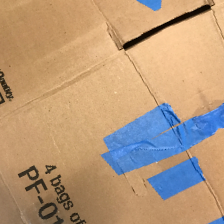
#> input picture dataset_removed/train/cardboard/cardboard_0017.jpg, 224 x 224 px
$ python feature_utils_v3.py ../../dataset_removed/train/cardboard/cardboard_0017.jpg   (older library calls are emulated)
#> lines starting #> are read from the running program, lines starting #| are printed output that depends on the picture; after the words box and inside, x2 and y2 are one past the last pixel; in counts of white or black regions, pixels touching at a corner belong together
#> further down, img is the input picture: shape (224, 224, 3); mean B, G, R 124.2, 153.6, 182.9
"""
feature_utils_v3.py
Sửa vấn đề: model học màu nền thay vì học vật thể
Chiến lược:
  1. Foreground mask (GrabCut / ellipse) → chỉ lấy features từ vùng VẬT THỂ
  2. Giảm trọng số HSV color (nền trắng gây bias)
  3. Tăng mạnh Texture features: LBP, Gabor, GLCM
  4. Edge features: Canny + contour complexity
  5. Augmentation thêm biến thể nền khác nhau
"""

import cv2
import numpy as np

try:
    from skimage.feature import local_binary_pattern
    HAS_SKIMAGE = True
except ImportError:
    HAS_SKIMAGE = False

IMG_SIZE = (128, 128)


# ═══════════════════════════════════════════════════════════
# FOREGROUND MASKING — loại bỏ ảnh hưởng của nền
# ═══════════════════════════════════════════════════════════

def get_foreground_mask(img_rgb: np.ndarray, method='auto') -> np.ndarray:
    """
    Tách vật thể khỏi nền.
    method='grabcut' → chính xác hơn nhưng chậm hơn
    method='threshold' → nhanh, hiệu quả với nền trắng/đơn sắc
    method='auto' → thử threshold trước, fallback sang ellipse
    """
#> called with method = 'auto'
    h, w = img_rgb.shape[:2]
#> h = 128; w = 128

    if method == 'grabcut':
        return _grabcut_mask(img_rgb)

    if method in ('threshold', 'auto'):
        mask = _threshold_mask(img_rgb)
        fg_ratio = mask.sum() / (h * w * 255)
        # Nếu threshold cho quá ít hoặc quá nhiều vùng foreground → dùng ellipse
        if 0.10 < fg_ratio < 0.85:
            return mask

    # Fallback: ellipse crop (tránh 4 góc thường là nền)
    return _ellipse_mask(h, w)


def _threshold_mask(img_rgb: np.ndarray) -> np.ndarray:
    """
    Hiệu quả với nền TRẮNG, NỀN ĐƠN SẮC, NỀN SÁNG
    Loại bỏ pixel có saturation thấp (trắng/xám/đen thuần) ở viền
    """
    h, w = img_rgb.shape[:2]
#> h = 128; w = 128
    hsv = cv2.cvtColor(img_rgb, cv2.COLOR_RGB2HSV)
#> hsv: shape (128, 128, 3); mean H, S, V 27.1, 116.6, 198.5

    # Nền trắng: V cao + S thấp
    white_bg = (hsv[:, :, 1] < 30) & (hsv[:, :, 2] > 200)
#> white_bg: shape (128, 128) bool; every value is 0
    # Nền đen: V thấp
    black_bg = hsv[:, :, 2] < 20
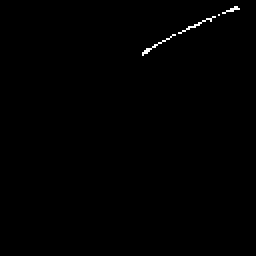
#> black_bg: shape (128, 128) bool (shown 2 times larger); 0.37% white in thin lines or dots, all inside (x1, y1, x2, y2) = (71, 3, 120, 28)

    bg_mask = (white_bg | black_bg).astype(np.uint8) * 255
    fg_mask = cv2.bitwise_not(bg_mask)

    # Morphology để làm mượt mask
    kernel = cv2.getStructuringElement(cv2.MORPH_ELLIPSE, (9, 9))
    fg_mask = cv2.morphologyEx(fg_mask, cv2.MORPH_CLOSE, kernel)
#> fg_mask: shape (128, 128); every value is 255
#> in get_foreground_mask, `fg_ratio = mask.sum() / (h * w * 255)`: fg_ratio = 1
    fg_mask = cv2.morphologyEx(fg_mask, cv2.MORPH_OPEN,
                               cv2.getStructuringElement(cv2.MORPH_ELLIPSE, (5, 5)))
    return fg_mask


# [19 lines left out: function _grabcut_mask, not called in this run]


def _ellipse_mask(h: int, w: int) -> np.ndarray:
#> called with h = 128, w = 128
    mask = np.zeros((h, w), dtype=np.uint8)
    cv2.ellipse(mask, (w // 2, h // 2),
                (int(w * 0.42), int(h * 0.42)), 0, 0, 360, 255, -1)
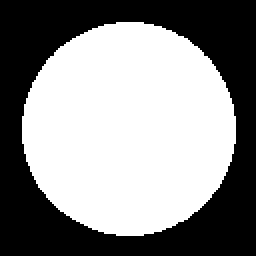
#> mask: shape (128, 128) (shown 2 times larger); 54.7% white; 1 black region, box (x1, y1, x2, y2) and area: (0, 0, 128, 128) 7425
    return mask


# ═══════════════════════════════════════════════════════════
# FEATURE EXTRACTION — trọng tâm là TEXTURE & SHAPE
# ═══════════════════════════════════════════════════════════

def _hsv_histogram_masked(img_rgb: np.ndarray, mask: np.ndarray) -> np.ndarray:
    """
    HSV histogram CHỈ trên vùng foreground.
    Dùng ít bins hơn (24 thay vì 32) để giảm ảnh hưởng của màu sắc.
    Bỏ kênh V (brightness) vì nó bị ảnh hưởng nhiều bởi ánh sáng.
    """
    hsv = cv2.cvtColor(img_rgb, cv2.COLOR_RGB2HSV)
    feats = []
    # Chỉ H (màu sắc thực) và S (độ bão hòa) — bỏ V
    for ch, bins, rng in [(0, 24, [0, 180]),   # Hue
                          (1, 24, [0, 256])]:   # Saturation
        h = cv2.calcHist([hsv], [ch], mask, [bins], rng).flatten()
        h /= (h.sum() + 1e-7)
        feats.append(h)
#> after the loop, feats = 2 items
    return np.concatenate(feats)   # 48 dims (giảm từ 96)


def _lbp_texture_masked(img_rgb: np.ndarray, mask: np.ndarray) -> np.ndarray:
    """
    LBP — phân biệt bề mặt: nhựa bóng vs giấy nhám vs kim loại vs bìa cứng
    Dùng multi-scale LBP (R=1, R=2, R=3) để bắt texture ở nhiều mức độ
    """
    if not HAS_SKIMAGE:
        return np.array([], dtype=np.float32)

    gray = cv2.cvtColor(cv2.resize(img_rgb, (64, 64)), cv2.COLOR_RGB2GRAY)
    mask64 = cv2.resize(mask, (64, 64))
    feats = []
    for P, R in [(8, 1), (16, 2), (24, 3)]:
        lbp = local_binary_pattern(gray, P=P, R=R, method='uniform')
        n_bins = P + 2
        hist, _ = np.histogram(
            lbp[mask64 > 0], bins=n_bins, range=(0, n_bins), density=True
        )
        feats.append(hist.astype(np.float32))
#> this loop made 3 passes
#> pass 1, in _lbp_texture_masked, `lbp = local_binary_pattern(gray, P=P, R=R, method='uniform')`:
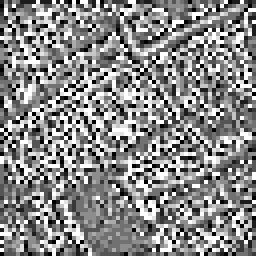
#> lbp: shape (64, 64) float64 (shown 4 times larger); min 0, max 9, mean 4.83; drawn with min black and max white
#> pass 3, in _lbp_texture_masked, `lbp = local_binary_pattern(gray, P=P, R=R, method='uniform')`:
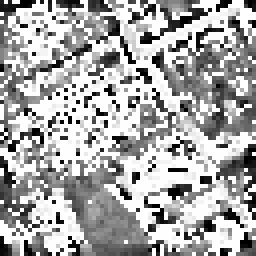
#> lbp: shape (64, 64) float64 (shown 4 times larger); min 0, max 25, mean 16.6; drawn with min black and max white
#> after the loop, feats = 3 items
    return np.concatenate(feats)   # 10+18+26 = 54 dims


def _gabor_texture(img_rgb: np.ndarray) -> np.ndarray:
    """
    Gabor filter bank — nhạy với texture định hướng
    Bìa cứng có vân song song, nhựa bóng không có vân
    """
    gray = cv2.cvtColor(
        cv2.resize(img_rgb, (64, 64)), cv2.COLOR_RGB2GRAY
    ).astype(np.float32)
    feats = []
    for theta in [0, np.pi/4, np.pi/2, 3*np.pi/4]:
        for sigma, freq in [(3, 0.1), (5, 0.25)]:
            k = cv2.getGaborKernel(
                (15, 15), sigma, theta, 1.0/freq, 0.5, 0, ktype=cv2.CV_32F
            )
            f = cv2.filter2D(gray, cv2.CV_32F, k)
            feats.extend([f.mean() / 255.0, f.std() / 255.0])
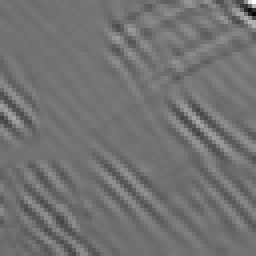
#> f: shape (64, 64) float32 (shown 4 times larger); min -751.2, max 1361.6, mean 196.9; drawn with min black and max white
#> after the loop, feats = [9.09, 1.65, -3.15, 0.485, 13.76, 2.55, 0.772, 0.578, 9.09, 2, -3.14, 0.65, 13.77, 2.13, 0.772, 0.414]
    return np.array(feats, dtype=np.float32)   # 16 dims


def _hog_shape(img_rgb: np.ndarray, mask: np.ndarray) -> np.ndarray:
    """HOG trên vùng foreground — hình dạng vật thể"""
    img_m = cv2.bitwise_and(img_rgb, img_rgb, mask=mask)
    gray = cv2.cvtColor(cv2.resize(img_m, (64, 64)), cv2.COLOR_RGB2GRAY)
    hog = cv2.HOGDescriptor(
        _winSize=(64, 64), _blockSize=(16, 16),
        _blockStride=(8, 8), _cellSize=(8, 8), _nbins=9
    )
    return hog.compute(gray).flatten()   # 1764 dims


def _edge_complexity(img_rgb: np.ndarray, mask: np.ndarray) -> np.ndarray:
    """
    Đặc trưng cạnh/hình dạng:
    - Edge density: mật độ cạnh trong vùng FG
    - Contour complexity: độ phức tạp chu vi vật thể
    Giúp phân biệt: chai nhựa (cạnh cong đơn giản) vs rác hỗn hợp (cạnh phức tạp)
    """
    gray = cv2.cvtColor(img_rgb, cv2.COLOR_RGB2GRAY)
#> gray: shape (128, 128)
    masked_gray = cv2.bitwise_and(gray, gray, mask=mask)
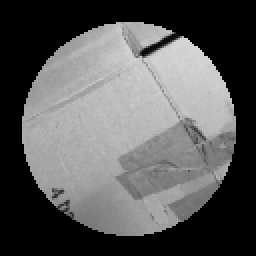
#> masked_gray: shape (128, 128) (shown 2 times larger); min 0, max 215, mean 89.9

    edges = cv2.Canny(masked_gray, 50, 150)
#> edges: shape (128, 128); 7% white in thin lines or dots, all inside (x1, y1, x2, y2) = (10, 10, 119, 119)
    fg_pixels = mask.sum() / 255 + 1e-7
#> fg_pixels = 8959
    edge_density = edges.sum() / (255 * fg_pixels)
#> edge_density = 0.128

    # Contour-based shape descriptors
    contours, _ = cv2.findContours(mask, cv2.RETR_EXTERNAL, cv2.CHAIN_APPROX_SIMPLE)
#> contours = 1 contour; box (x1, y1, x2, y2) and area: (11, 11, 118, 118) 8807
    if contours:
        largest = max(contours, key=cv2.contourArea)
#> largest = contour of 160 points, box (x1, y1, x2, y2) (11, 11, 118, 118), area 8807
        area = cv2.contourArea(largest) + 1e-7
#> area = 8807
        perimeter = cv2.arcLength(largest, True) + 1e-7
#> perimeter = 352.5
        # Circularity: hình tròn=1, hình phức tạp<1
        circularity = 4 * np.pi * area / (perimeter ** 2)
#> circularity = 0.891
        # Extent: tỉ lệ diện tích vật / bounding box
        _, _, bw, bh = cv2.boundingRect(largest)
#> bw = 107; bh = 107
        extent = area / (bw * bh + 1e-7)
#> extent = 0.769
    else:
        circularity, extent = 0.5, 0.5

    return np.array([edge_density, circularity, extent], dtype=np.float32)   # 3 dims


def _glcm_features(img_rgb: np.ndarray, mask: np.ndarray) -> np.ndarray:
    """
    GLCM (Gray-Level Co-occurrence Matrix) — texture thống kê
    Contrast, Dissimilarity, Homogeneity, Energy, Correlation
    Nhựa bóng: homogeneity cao | Rác hữu cơ: contrast thấp, energy cao
    """
    try:
        from skimage.feature import graycomatrix, graycoprops
        gray = cv2.cvtColor(img_rgb, cv2.COLOR_RGB2GRAY)
        masked = cv2.bitwise_and(gray, gray, mask=mask)
        # Quantize về 32 levels để tính GLCM nhanh
        img_q = (masked // 8).astype(np.uint8)
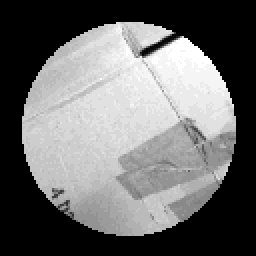
#> img_q: shape (128, 128) (shown 2 times larger); min 0, max 26, mean 11; drawn with min black and max white
        gcm = graycomatrix(img_q, distances=[1, 3], angles=[0, np.pi/4],
                           levels=32, symmetric=True, normed=True)
        feats = []
        for prop in ['contrast', 'dissimilarity', 'homogeneity', 'energy', 'correlation']:
            feats.append(graycoprops(gcm, prop).flatten())
#> after the loop, feats = [[6.01, 8.9, 18.28, 18.28], [0.6, 0.815, 1.36, 1.38], [0.857, 0.827, 0.776, 0.774], [0.454, 0.446, 0.429, 0.426], [0.972, 0.959, 0.915, 0.915]]
        return np.concatenate(feats).astype(np.float32)   # 5×4 = 20 dims
    except Exception:
        return np.zeros(20, dtype=np.float32)


# ═══════════════════════════════════════════════════════════
# MAIN FUNCTION
# ═══════════════════════════════════════════════════════════

def extract_features(img_rgb: np.ndarray, use_grabcut: bool = False) -> np.ndarray:
    """
    Pipeline đầy đủ — tối ưu chống color bias.

    Thành phần & trọng tâm:
      HSV (48)         ← GIẢM (nền trắng gây bias ở đây)
      LBP texture (54) ← TĂNG (texture bề mặt vật thể)
      Gabor (16)       ← TĂNG (vân texture định hướng)
      HOG shape (1764) ← GIỮ  (hình dạng vật thể)
      Edges (3)        ← MỚI  (độ phức tạp cạnh)
      GLCM (20)        ← MỚI  (thống kê texture)
    Tổng: ~1905 dims
    """
    mask = get_foreground_mask(
        img_rgb, method='grabcut' if use_grabcut else 'auto'
    )

    parts = [
        _hsv_histogram_masked(img_rgb, mask),     # 48
        _lbp_texture_masked(img_rgb, mask),        # 54
        _gabor_texture(img_rgb),                   # 16
        _hog_shape(img_rgb, mask),                 # 1764
        _edge_complexity(img_rgb, mask),           # 3
        _glcm_features(img_rgb, mask),             # 20
    ]
    return np.concatenate([p for p in parts if len(p) > 0]).astype(np.float32)


# ═══════════════════════════════════════════════════════════
# AUGMENTATION — thêm biến thể nền khác nhau
# ═══════════════════════════════════════════════════════════

# [35 lines left out: functions _replace_background, augment, not called in this run]


# ═══════════════════════════════════════════════════════════
# QUICK TEST
# ═══════════════════════════════════════════════════════════

if __name__ == '__main__':
    import sys
    if len(sys.argv) > 1:
        img = cv2.imread(sys.argv[1])
        img = cv2.cvtColor(img, cv2.COLOR_BGR2RGB)
        img = cv2.resize(img, IMG_SIZE)
        feat = extract_features(img, use_grabcut=False)
#> feat = 1905 values, max 18.28 at index 1888, min -3.15 at index 104, mean 0.177
        print(f"Feature vector shape: {feat.shape}")
#| Feature vector shape: (1905,)
        print(f"Non-zero: {(feat != 0).sum()}")
#| Non-zero: 1784
        mask = get_foreground_mask(img, method='auto')
        print(f"Foreground ratio: {mask.sum() / (255 * mask.size):.2%}")
#| Foreground ratio: 54.68%
    else:
        print("Usage: python feature_utils_v3.py <image_path>")

$ run again, on dataset_removed/train/cardboard/cardboard_0045.jpg
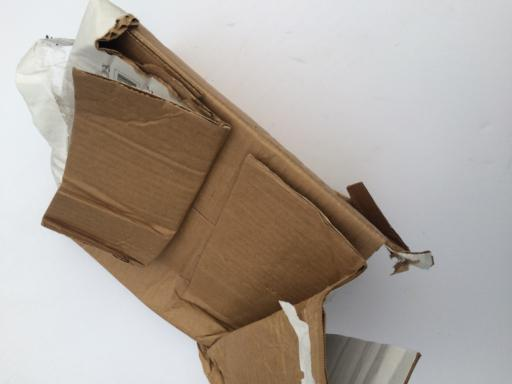
#> input picture dataset_removed/train/cardboard/cardboard_0045.jpg, 512 x 384 px
#> img is the input picture: shape (384, 512, 3); mean B, G, R 153.7, 162.5, 172.3
#> hsv: shape (128, 128, 3); mean H, S, V 64.7, 49, 175.3
#> white_bg: shape (128, 128) bool; 40.5% white; 6 white regions (5 under 20 px), largest, box (x1, y1, x2, y2) and area: (0, 0, 128, 128) 6612
#> black_bg: shape (128, 128) bool; 0.07% white in thin lines or dots, all inside (x1, y1, x2, y2) = (25, 13, 30, 16)
#> fg_ratio = 0.602
#> after the loop in _hsv_histogram_masked, `for ch, bins, rng in [(0, 24, [0, 180]),`: feats = 2 items
#> after the loop in _lbp_texture_masked, `for P, R in [(8, 1), (16, 2), (24, 3)]:`: feats = 3 items
#> after the loop in _gabor_texture, `for theta in [0, np.pi/4, np.pi/2, 3*np.pi/4]:`:
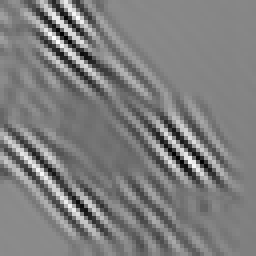
#> f: shape (64, 64) float32 (shown 4 times larger); min -638.2, max 1060.9, mean 202.7; drawn with min black and max white
#> after the loop in _gabor_texture, `for theta in [0, np.pi/4, np.pi/2, 3*np.pi/4]:`: feats = [9.41, 3.72, -3.25, 0.979, 14.26, 4.1, 0.798, 0.444, 9.42, 3.15, -3.25, 0.883, 14.23, 4.95, 0.795, 0.826]
#> in _edge_complexity, `edges = cv2.Canny(masked_gray, 50, 150)`:
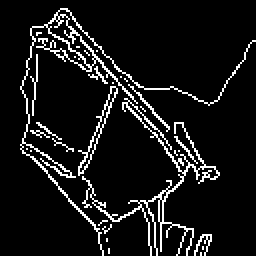
#> edges: shape (128, 128) (shown 2 times larger); 8.6% white in thin lines or dots, all inside (x1, y1, x2, y2) = (10, 4, 128, 128)
#> fg_pixels = 9858
#> edge_density = 0.142
#> contours = 1 contour; box (x1, y1, x2, y2) and area: (11, 4, 128, 128) 9638
#> largest = contour of 164 points, box (x1, y1, x2, y2) (11, 4, 128, 128), area 9638
#> area = 9638.5
#> perimeter = 488.8
#> circularity = 0.507
#> bw = 117; bh = 124
#> extent = 0.664
#> after the loop in _glcm_features, `for prop in ['contrast', 'dissimilarity', 'homogeneity', 'energy', 'co..`: feats = [[8.84, 9, 23.14, 16.74], [0.861, 0.82, 1.85, 1.34], [0.813, 0.824, 0.72, 0.763], [0.404, 0.402, 0.385, 0.39], [0.941, 0.94, 0.844, 0.888]]
#> feat = 1905 values, max 23.14 at index 1887, min -3.25 at index 112, mean 0.178
#| Feature vector shape: (1905,)
#| Non-zero: 1667
#| Foreground ratio: 60.17%

$ run again, on dataset_removed/train/cardboard/cardboard_0097.jpg
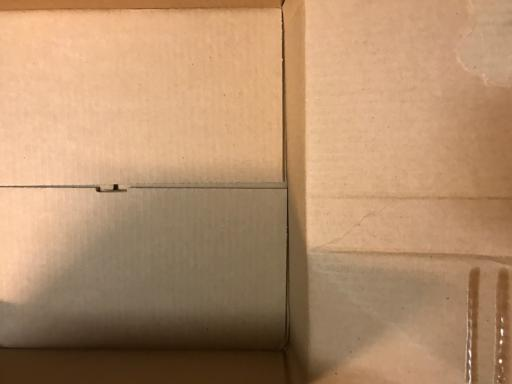
#> input picture dataset_removed/train/cardboard/cardboard_0097.jpg, 512 x 384 px
#> img is the input picture: shape (384, 512, 3); mean B, G, R 106.5, 140.8, 178.1
#> hsv: shape (128, 128, 3); mean H, S, V 14.6, 107.2, 178.4
#> white_bg: shape (128, 128) bool; every value is 0
#> fg_mask: shape (128, 128); every value is 255
#> fg_ratio = 1
#> mask: shape (128, 128); 54.7% white; 1 black region, box (x1, y1, x2, y2) and area: (0, 0, 128, 128) 7425
#> after the loop in _hsv_histogram_masked, `for ch, bins, rng in [(0, 24, [0, 180]),`: feats = 2 items
#> after the loop in _lbp_texture_masked, `for P, R in [(8, 1), (16, 2), (24, 3)]:`: feats = 3 items
#> after the loop in _gabor_texture, `for theta in [0, np.pi/4, np.pi/2, 3*np.pi/4]:`: feats = [8.5, 2.78, -2.95, 1, 12.83, 3.79, 0.715, 0.233, 8.48, 2.78, -2.95, 0.977, 12.91, 3.56, 0.726, 0.219]
#> edges: shape (128, 128); 4.9% white in thin lines or dots, all inside (x1, y1, x2, y2) = (11, 10, 118, 119)
#> fg_pixels = 8959
#> edge_density = 0.0902
#> contours = 1 contour; box (x1, y1, x2, y2) and area: (11, 11, 118, 118) 8807
#> largest = contour of 160 points, box (x1, y1, x2, y2) (11, 11, 118, 118), area 8807
#> area = 8807
#> perimeter = 352.5
#> circularity = 0.891
#> bw = 107
#> extent = 0.769
#> in _glcm_features, `img_q = (masked // 8).astype(np.uint8)`:
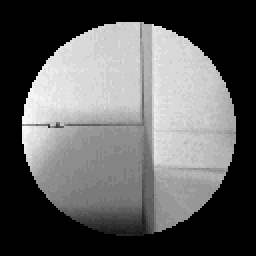
#> img_q: shape (128, 128) (shown 2 times larger); min 0, max 27, mean 10.1; drawn with min black and max white
#> after the loop in _glcm_features, `for prop in ['contrast', 'dissimilarity', 'homogeneity', 'energy', 'co..`: feats = [[5.88, 8.34, 17.63, 16.53], [0.508, 0.709, 1.23, 1.23], [0.886, 0.848, 0.809, 0.782], [0.457, 0.448, 0.432, 0.428], [0.97, 0.957, 0.91, 0.915]]
#> feat = 1905 values, max 17.63 at index 1887, min -2.95 at index 112, mean 0.163
#| Feature vector shape: (1905,)
#| Non-zero: 1740
#| Foreground ratio: 54.68%
